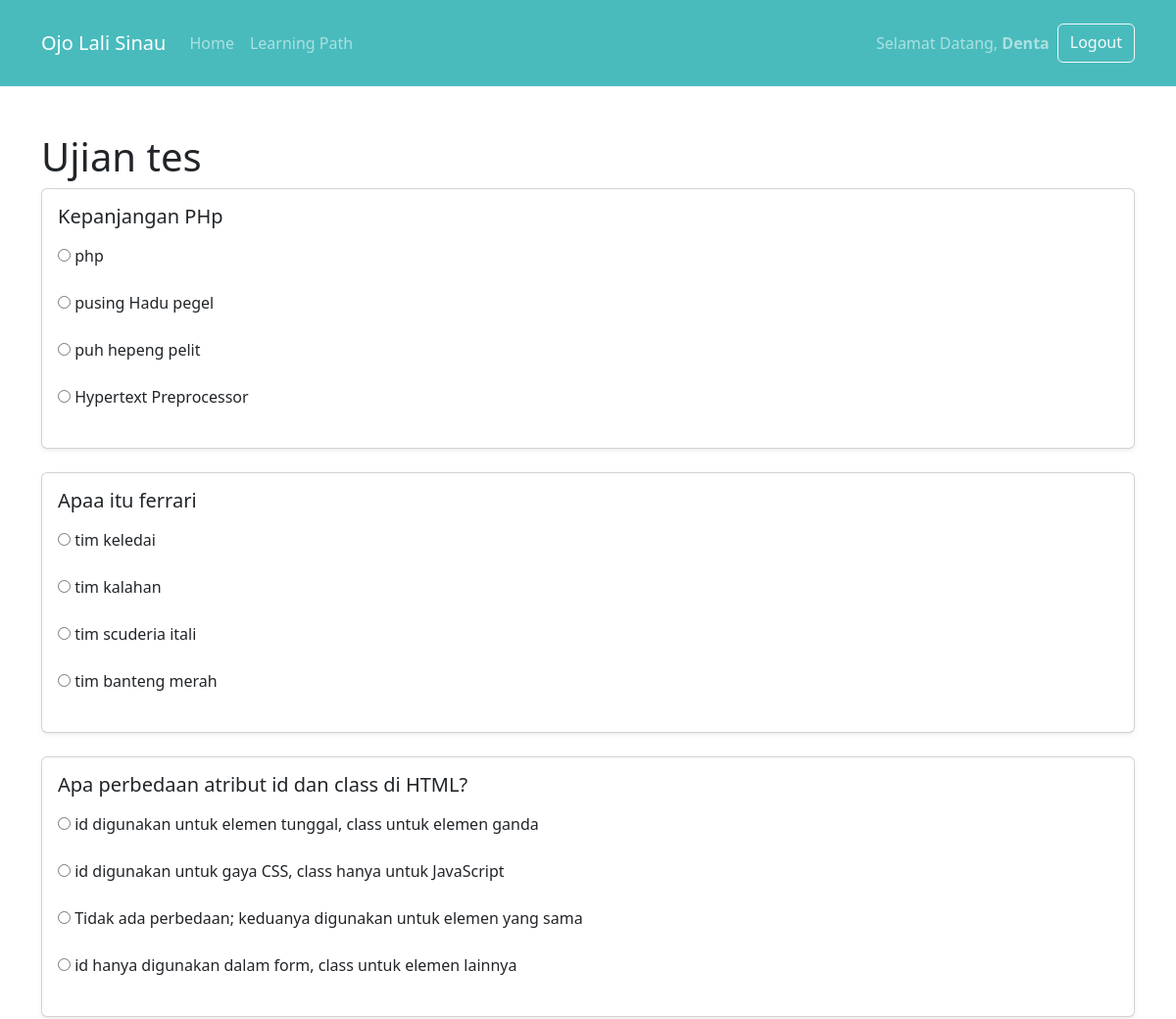
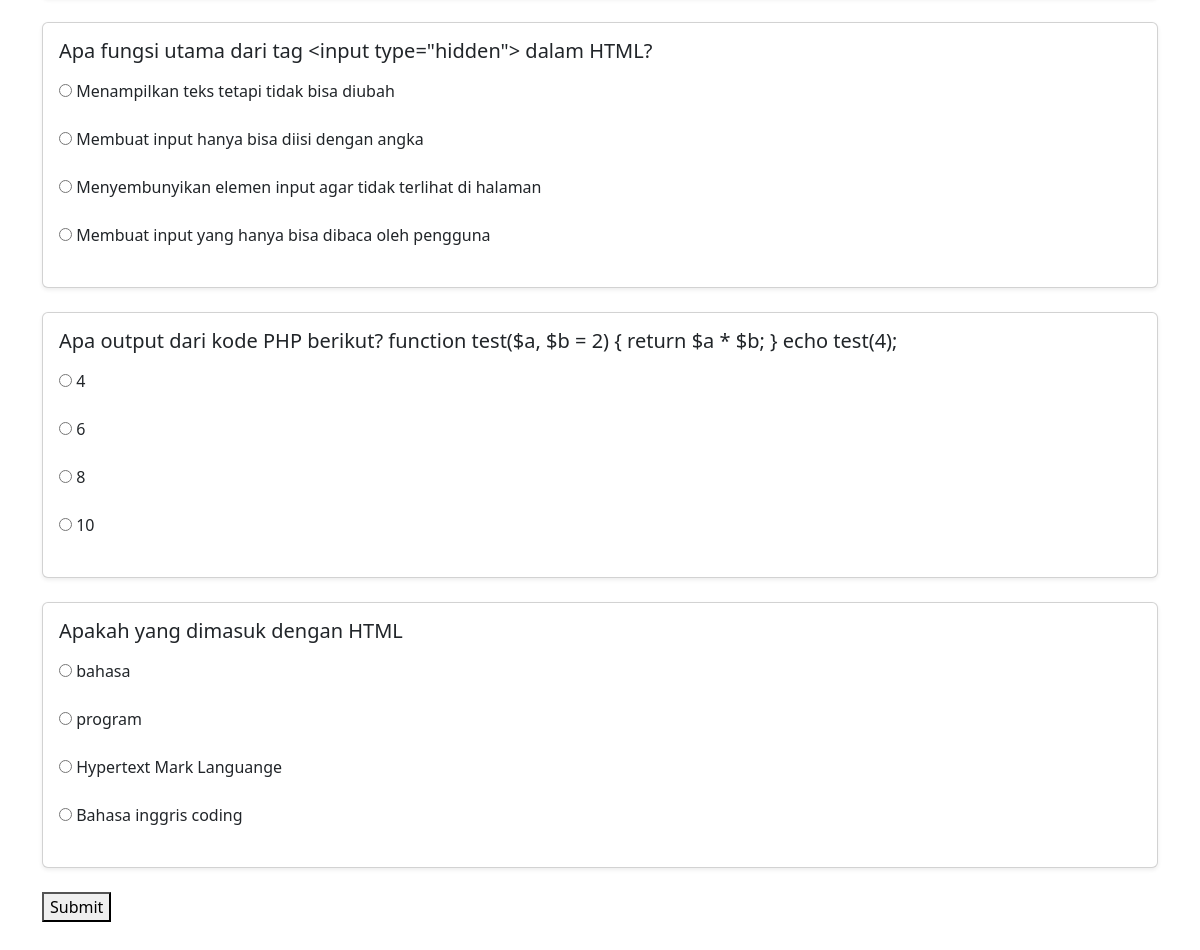
The app's page /Ujian/temp/ujian.php (signed in) with its own data (2 pictures, top to bottom).
### tables this page shows
CREATE TABLE `questions` (
  `id` int(11) NOT NULL,
  `question_text` text NOT NULL,
  `correct_answer` varchar(255) NOT NULL
);

CREATE TABLE `answers` (
  `id` int(11) NOT NULL,
  `question_id` int(11) NOT NULL,
  `answer_text` varchar(255) NOT NULL
);

### Ujian/temp/ujian.php (the view, shortened to what this page needs)
<?php
include __DIR__ . '/../config.php';
$result = $db->query("SELECT * FROM questions");
if (isset($_SESSION['user_name'])) {
    $nama = $_SESSION['user_name'];
} else {
    $nama = "Tamu";
}
?>
<!DOCTYPE html>
<html lang="en">
<head>
    <link href="https://cdn.jsdelivr.net/npm/bootstrap@5.3.3/dist/css/bootstrap.min.css" rel="stylesheet">
</head>
<body>
<nav class="navbar navbar-expand-lg navbar-dark" style="background-color: #49BBBD;">
    <div class="container py-3">
        <a class="navbar-brand me-3" href="index.php">Ojo Lali Sinau</a>
        <div class="navbar-nav">
            <a class="nav-link" href="../index.php">Home</a>
            <a class="nav-link" href="../learning.php">Learning Path</a>
        </div>
        <div class="ms-auto d-flex">
            <?php if (isset($_SESSION['user_id'])): ?>
                <span class="navbar-text me-2">Selamat Datang, <strong><?php echo htmlspecialchars($nama); ?></strong></span>
                <a class="btn btn-outline-light" href="logout.php">Logout</a>
            <?php else: ?>
                <a class="btn btn-outline-light me-2" href="form-masuk.php">Masuk</a>
                <a class="btn btn-outline-light" href="form-daftar.php">Daftar</a>
            <?php endif; ?>
        </div>
    </div>
</nav>
<body>
    <div class="container mt-5 mb-5">
    <h1>Ujian tes</h1>
    <form method="POST" action="jawaban_ujian.php">
        <?php while ($row = $result->fetch_assoc()): ?>
            <div class="card p-3 mb-4 shadow-sm">
            <h5 class="mb-3"><?php echo htmlspecialchars($row['question_text']); ?></h5>
                <?php
                $answers = $db->query("SELECT * FROM answers WHERE question_id=" . $row['id']);
                while ($answer = $answers->fetch_assoc()): ?>
                    <label>
                        <input type="radio" name="question_<?php echo $row['id']; ?>" value="<?php echo $answer['answer_text']; ?>">
                        <?php echo $answer['answer_text']; ?>
                    </label><br>
                <?php endwhile; ?>
            </div>
        <?php endwhile; ?>
        <button type="submit">Submit</button>
    </form>
</body>
</html>

### records on screen
questions: question_text "Kepanjangan PHp"
answers: answer_text "php"
answers: answer_text "pusing Hadu pegel"
answers: answer_text "puh hepeng pelit"
answers: answer_text "Hypertext Preprocessor"
questions: question_text "Apaa itu ferrari"
answers: answer_text "tim keledai"
answers: answer_text "tim kalahan"
answers: answer_text "tim scuderia itali"
answers: answer_text "tim banteng merah"
questions: question_text "Apa perbedaan atribut id dan class di HTML?"
answers: answer_text "id digunakan untuk elemen tunggal, class untuk elemen ganda"
answers: answer_text "id digunakan untuk gaya CSS, class hanya untuk JavaScript"
answers: answer_text "Tidak ada perbedaan; keduanya digunakan untuk elemen yang sama"
answers: answer_text "id hanya digunakan dalam form, class untuk elemen lainnya"
questions: question_text "Apa fungsi utama dari tag <input type=\"hidden\"> dalam HTML?"
answers: answer_text "Menampilkan teks tetapi tidak bisa diubah"
answers: answer_text "Membuat input hanya bisa diisi dengan angka"
answers: answer_text "Menyembunyikan elemen input agar tidak terlihat di halaman"
answers: answer_text "Membuat input yang hanya bisa dibaca oleh pengguna"
questions: question_text "Apa output dari kode PHP berikut? function test($a, $b = 2) { return $a * $b; } echo test(4);"
answers: answer_text "4"
answers: answer_text "6"
answers: answer_text "8"
answers: answer_text "10"
questions: question_text "Apakah yang dimasuk dengan HTML"
answers: answer_text "bahasa"
answers: answer_text "program"
answers: answer_text "Hypertext Mark Languange"
answers: answer_text "Bahasa inggris coding"

### other values on screen
$nama "Denta"
